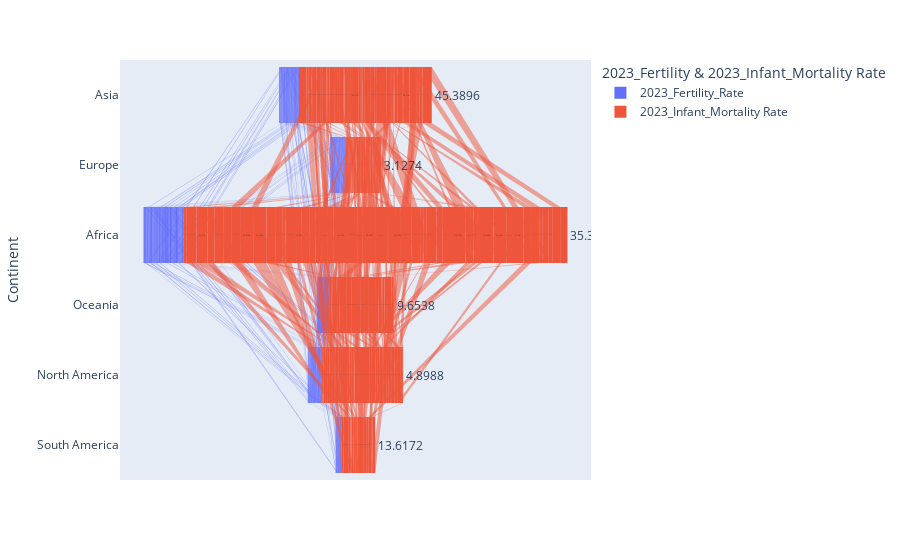

Notebook source saved alongside this figure:
### Markdown cell above
# Comparision of Fertility_Rate and Mortality_Rate Among all Continents

### Code cell
df9 = population[['Continent', '2023_Fertility_Rate', '2023_Infant_Mortality Rate']]
melted_df9 = pd.melt(df9, id_vars='Continent', var_name='2023_Fertility & 2023_Infant_Mortality Rate', value_name='values')
fig10 = px.funnel(melted_df9, x='values', y='Continent', color='2023_Fertility & 2023_Infant_Mortality Rate')
fig10.show()

### Figure 1 — Plotly figure (JSON) as saved in the notebook; plotly's stock layout.template omitted (floating-point values rounded to 4 significant figures; data arrays with more than 128 entries replaced by an {"elided": "..."} marker saying what was removed)
{"data": [{"hovertemplate": "2023_Fertility & 2023_Infant_Mortality Rate=2023_Fertility_Rate<br>values=%{x}<br>Continent=%{y}<extra></extra>", "legendgroup": "2023_Fertility_Rate", "marker": {"color": "#636efa"}, "name": "2023_Fertility_Rate", "orientation": "h", "showlegend": true, "type": "funnel", "x": {"elided": "218 float values"}, "xaxis": "x", "y": {"elided": "218 str values"}, "yaxis": "y"}, {"hovertemplate": "2023_Fertility & 2023_Infant_Mortality Rate=2023_Infant_Mortality Rate<br>values=%{x}<br>Continent=%{y}<extra></extra>", "legendgroup": "2023_Infant_Mortality Rate", "marker": {"color": "#EF553B"}, "name": "2023_Infant_Mortality Rate", "orientation": "h", "showlegend": true, "type": "funnel", "x": {"elided": "218 float values"}, "xaxis": "x", "y": {"elided": "218 str values"}, "yaxis": "y"}], "layout": {"autosize": true, "legend": {"title": {"text": "2023_Fertility & 2023_Infant_Mortality Rate"}, "tracegroupgap": 0}, "margin": {"t": 60}, "xaxis": {"anchor": "y", "autorange": true, "domain": [0, 1], "range": [-1160.0, 1160.0], "title": {"text": "values"}, "type": "linear"}, "yaxis": {"anchor": "x", "autorange": true, "domain": [0, 1], "range": [5.5, -0.5], "title": {"text": "Continent"}, "type": "category"}}}
